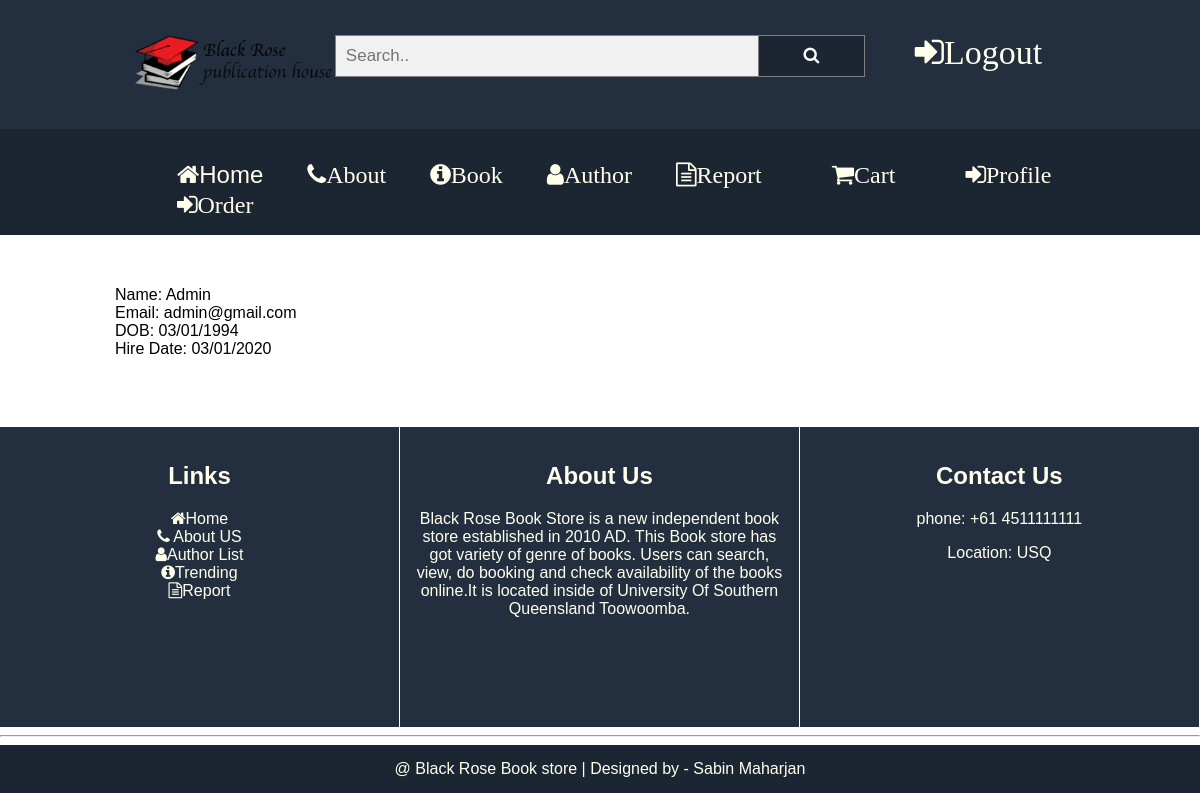
Page /users/myProfile (signed in) on the committed database.
### tables this page shows
CREATE TABLE tbl_users (
  				id INTEGER NOT NULL PRIMARY KEY AUTOINCREMENT,
  				full_name TEXT,
  				DOB TEXT,
                email TEXT,
                security_password TEXT,
                user_role TEXT,
                hire_date TEXT,
                user_discount REAL,
                timestamp DATETIME DEFAULT CURRENT_TIMESTAMP
          
                );

### app/Controller/users.php (called while the page is built, shortened)
<?php
class Users extends Controller{
    private $user;
    public function __construct(){
        $this->user=$this->model('User');
    }
    public function myProfile(){
        $id=$_SESSION['user_id'];
        $data=$this->user->findByID($id);
        $this->view('pages/profile', $data);
    }
}
?>

### index.php (called while the page is built, shortened)
<?php
 $init = new Core;
 ?>

### app/Libraries/Libcommon.php (called while the page is built, shortened)
<?php
  class Libcommon{
    private $db;
    private $table;
    public function __construct($table=""){
      $this->table=$table;
    }
    public function openDBConnection(){
      try{
          $this->db=new SQLITE3(dirname(dirname(dirname(__FILE__))).'/database/'.DB);
        } catch(Exception $e){
          $this->error = $e->getMessage();
          echo $this->error;
        }
    }
    public function query($sql){
      return $this->db->query($sql);
    }
    public function findByID($id,$fields="*"){
      $sql = "SELECT $fields FROM $this->table WHERE id=$id";
        $result = $this->query($sql);
        if($this->query($sql))
        {
          return $result->fetchArray(SQLITE3_ASSOC);
        }
        else
        {
          return "ERROR! failed to update ".$this->table." Info.";
        }
    }
}

### resources/views/frontend/pages/profile.php (the view)
<?php
	require(FRONTEND."include/header.php");
    require(FRONTEND."include/nav.php");
?>
	<main>
		<article>
      <?php 	?>	<br>	<br>
			<section class="row">
				<div class="col-id-1"></div>
		<div class="col-id-10">
		Name:
			<?php echo $data['full_name'];?></br>
			Email: <?php echo $data['email'];?></br>
			DOB: <?php echo $data['DOB'];?></br>
			Hire Date: <?php echo $data['hire_date'];?></br>
		</div>
				<div class="col-id-1"></div>
									<br>
					<br><br>
					<br>
					<br>
			</section>
			<br><br><br>
		</article>
	</main>
<?php
	require(FRONTEND.'include/footer.php');
?>

### public/style/style.css (style rules this page uses)
.row::after { content: ""; clear: both; display: block; }
[class*="col-id-"] { float: left; padding: 15px; }
.col-id-1 { width: 8.33%; }
.col-id-10 { width: 83.33%; }
* { font-family: "Comic Sans MS", cursive, sans-serif; box-sizing: border-box; scroll-behavior: smooth; }
body { margin:0px auto; }

### rows in the picture
tbl_users: full_name "Admin", email "admin@gmail.com", DOB "03/01/1994", hire_date "03/01/2020"
